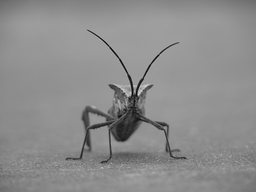
#> input picture images/stinkbug.png, 256 x 192 px, shrunk from 500 x 375 before the run, found by its file name
$ python main.py
#> lines starting #> are read from the running program, lines starting #| are printed output that depends on the picture
import numpy as np
import matplotlib.pyplot as plt

"""
here we going to take a photo and after running the code the outlinne of the object(s)
in the photo will apprear in a new image!

essentelly the code checks near every pixel if at least 4 of his "neighbors pixels" are differ from it by "blckfactor" amount, if so its probably a outline.
"""
def change_image(im):
    im2 = im
    blckfactor = [0.1,0.2,0.3] #these are the factors
    for factor in blckfactor:
        for i in range(1, np.shape(im)[0]-1):
            for j in range(1, np.shape(im)[1]-1):
                im2[i, j] = is_outline(im, i, j, factor)

        #following lines making the outline black insted of white essentally toggling 0 to 1 and vice versa
        for i in range(0, np.shape(im2)[0] - 1):
            for j in range(1, np.shape(im2)[1] - 1):
                x1 = im2[i, j]
                if x1 == 0:
                    im2[i, j] = 1
                else:
                    im2[i, j] = 0

        #showing images:
        plt.imshow(im2, cmap="gray")
        plt.show()


def is_outline(im1, i, j, blackfactor):
    count = 0
    the_pixsle = im[i,j]
    c_0 = im1[i-1, j-1]
    c_1 = im1[i-1, j]
    c_2 = im1[i-1, j+1]
    c_3 = im1[i, j-1]
    c_5 = im1[i, j+1]
    c_6 = im1[i+1, j-1]
    c_7 = im1[i+1, j]
    c_8 = im1[i+1, j+1]
    around_pixel = [c_0,c_1,c_2,c_3,c_5,c_6,c_7,c_8]
    for cell in around_pixel:
        if (cell + blackfactor > the_pixsle):
            count = count + 1
    if count > 3:
        return 0
    return 1


input_file = r"C:\Users\malic\PycharmProjects\imageProcessing\imageProcessimng\images\stinkbug.png"
plt.figure()
im = plt.imread(input_file)
#> im is the input picture: shape (192, 256) float32; min 0.0118, max 0.855, mean 0.551
plt.imshow(im, cmap="gray")
plt.show()
change_image(im)
#> the loop in change_image, `for factor in blckfactor:` made 3 passes
#> pass 1, in change_image, `plt.show()`:
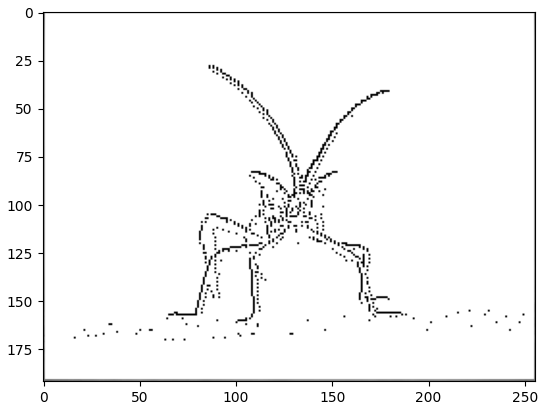
#> figure drawn by matplotlib, 1 panel
#> pass 2, in change_image, `plt.show()`:
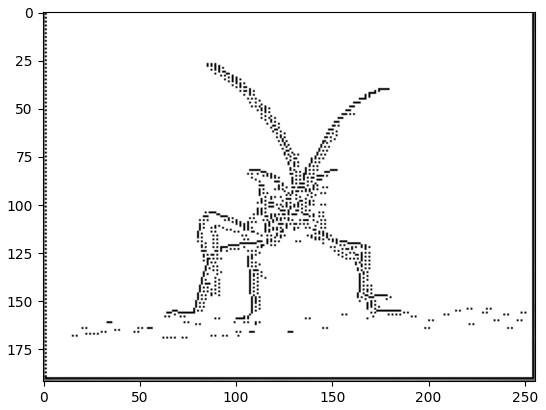
#> figure drawn by matplotlib, 1 panel
#> after the loop in change_image, `for factor in blckfactor:`:
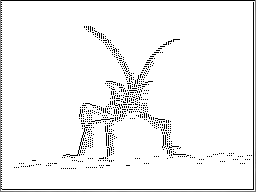
#> im: shape (192, 256) float32; min 0, max 1, mean 0.949
#cheakk
